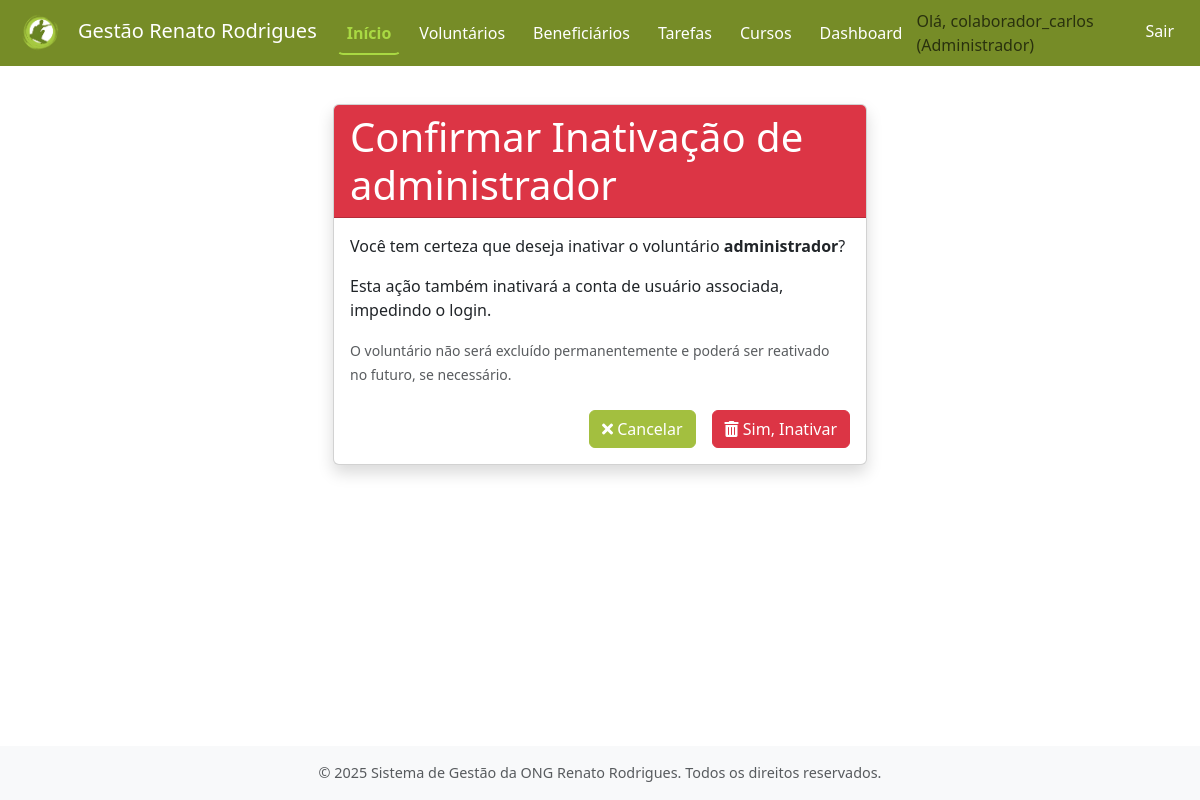
/voluntarios/15/excluir/ (signed in), run on the app's committed database.
### contas/models.py (models this page shows, shortened)
class Usuario(AbstractUser):
    TIPOS_USUARIO = [
        ('ADMIN', 'Administrador'),
        ('VOLUNT', 'Voluntário'),
    ]
    tipo_usuario = models.CharField(
        max_length=6,
        choices=TIPOS_USUARIO,
        default='VOLUNT',
        verbose_name='Tipo de Usuário'
    )
    groups = models.ManyToManyField(
        'auth.Group',
        verbose_name='grupos',
        blank=True,
        help_text='Os grupos aos quais este usuário pertence. Um usuário receberá todas as permissões concedidas a cada um de seus grupos.',
        related_name="usuario_set_contas",  # Nome único para related_name
        related_query_name="usuario_contas",
    )
    user_permissions = models.ManyToManyField(
        'auth.Permission',
        verbose_name='permissões do usuário',
        blank=True,
        help_text='Permissões específicas para este usuário.',
        related_name="usuario_set_contas_perm",  # Nome único para related_name
        related_query_name="usuario_contas_perm",
    )

### voluntarios/models.py (models this page shows, shortened)
class Voluntario(models.Model):
    usuario = models.OneToOneField(
        settings.AUTH_USER_MODEL,
        on_delete=models.CASCADE,
        verbose_name='Usuário',
        help_text='Conta de usuário associada a este voluntário.'
    )
    nome_completo = models.CharField(max_length=255, verbose_name='Nome Completo')
    cpf = models.CharField(max_length=14, unique=True, verbose_name='CPF', help_text='Formato: XXX.XXX.XXX-XX')
    rg = models.CharField(max_length=10, verbose_name='RG') # Tornando obrigatório
    data_nascimento = models.DateField(verbose_name='Data de Nascimento')
    telefone = models.CharField(max_length=20, blank=True, null=True, verbose_name='Telefone Celular', help_text='Formato: (XX) XXXXX-XXXX')
    cep = models.CharField(max_length=9, blank=True, null=True, verbose_name='CEP', help_text='Formato: XXXXX-XXX')
    logradouro = models.CharField(max_length=255, blank=True, null=True, verbose_name='Logradouro')
    numero_endereco = models.CharField(max_length=10, blank=True, null=True, verbose_name='Número')
    complemento_endereco = models.CharField(max_length=100, blank=True, null=True, verbose_name='Complemento')
    bairro = models.CharField(max_length=100, blank=True, null=True, verbose_name='Bairro')
    cidade = models.CharField(max_length=100, blank=True, null=True, verbose_name='Cidade')
    estado = models.CharField(max_length=2, blank=True, null=True, verbose_name='UF') # Sigla do estado, ex: SP
    areas_interesse = models.TextField(blank=True, null=True, verbose_name='Áreas de Interesse', help_text='Descreva as áreas em que o voluntário tem interesse em atuar.')
    disp_seg_m = models.BooleanField(default=False, verbose_name='Segunda (Manhã)')
    disp_seg_t = models.BooleanField(default=False, verbose_name='Segunda (Tarde)')
    disp_seg_n = models.BooleanField(default=False, verbose_name='Segunda (Noite)')
    disp_ter_m = models.BooleanField(default=False, verbose_name='Terça (Manhã)')
    disp_ter_t = models.BooleanField(default=False, verbose_name='Terça (Tarde)')
    disp_ter_n = models.BooleanField(default=False, verbose_name='Terça (Noite)')
    disp_qua_m = models.BooleanField(default=False, verbose_name='Quarta (Manhã)')
    disp_qua_t = models.BooleanField(default=False, verbose_name='Quarta (Tarde)')
    disp_qua_n = models.BooleanField(default=False, verbose_name='Quarta (Noite)')
    disp_qui_m = models.BooleanField(default=False, verbose_name='Quinta (Manhã)')
    disp_qui_t = models.BooleanField(default=False, verbose_name='Quinta (Tarde)')
    disp_qui_n = models.BooleanField(default=False, verbose_name='Quinta (Noite)')
    disp_sex_m = models.BooleanField(default=False, verbose_name='Sexta (Manhã)')
    disp_sex_t = models.BooleanField(default=False, verbose_name='Sexta (Tarde)')
    disp_sex_n = models.BooleanField(default=False, verbose_name='Sexta (Noite)')
    disp_sab_m = models.BooleanField(default=False, verbose_name='Sábado (Manhã)')
    disp_sab_t = models.BooleanField(default=False, verbose_name='Sábado (Tarde)')
    disp_sab_n = models.BooleanField(default=False, verbose_name='Sábado (Noite)')
    disp_dom_m = models.BooleanField(default=False, verbose_name='Domingo (Manhã)')
    disp_dom_t = models.BooleanField(default=False, verbose_name='Domingo (Tarde)')
    disp_dom_n = models.BooleanField(default=False, verbose_name='Domingo (Noite)')
    data_cadastro = models.DateTimeField(auto_now_add=True, verbose_name='Data de Cadastro')
    ativo = models.BooleanField(default=True, verbose_name='Ativo')
    data_inativacao = models.DateTimeField(null=True, blank=True, verbose_name='Data de Inativação')
    class Meta:
        verbose_name = 'Voluntário'
        verbose_name_plural = 'Voluntários'
        ordering = ['nome_completo']

### voluntarios/views.py (the view, shortened to what this page needs)
# urls.py: path('<int:voluntario_id>/excluir/', views.excluir_voluntario, name='excluir_voluntario'), # Inativar
@login_required
@admin_required # Apenas admin pode inativar outros voluntários
def excluir_voluntario(request, voluntario_id):
    voluntario = get_object_or_404(Voluntario, pk=voluntario_id)
    contexto = {
        'voluntario': voluntario,
        'titulo_pagina': f'Confirmar Inativação de {voluntario.nome_completo}'
    }
    return render(request, 'voluntarios/confirmar_exclusao_voluntario.html', contexto)

### voluntarios/templates/voluntarios/confirmar_exclusao_voluntario.html (shortened to what this page needs)
{% extends "core/base.html" %}
{% block content %}
<div class="container mt-4">
    <div class="row justify-content-center">
        <div class="col-md-8 col-lg-6">
            <div class="card shadow">
                <div class="card-header bg-danger text-white">
                    <h1 class="mb-0">{{ titulo_pagina }}</h1>
                </div>
                <div class="card-body">
                    <p>Você tem certeza que deseja inativar o voluntário <strong>{{ voluntario.nome_completo }}</strong>?</p>
                    <p>Esta ação também inativará a conta de usuário associada, impedindo o login.</p>
                    <p class="text-muted"><small>O voluntário não será excluído permanentemente e poderá ser reativado no futuro, se necessário.</small></p>
                    <form method="post" action="{% url 'voluntarios:excluir_voluntario' voluntario.id %}">
                        <div class="d-grid gap-2 d-md-flex justify-content-md-end mt-4">
                            <a href="{% url 'voluntarios:detalhar_voluntario' voluntario.id %}" class="btn btn-secondary me-md-2">
                                <i class="fas fa-times"></i> Cancelar
                            </a>
                            <button type="submit" class="btn btn-danger">
                                <i class="fas fa-trash-alt"></i> Sim, Inativar
                            </button>
                        </div>
                    </form>
                </div>
            </div>
        </div>
    </div>
</div>
{% endblock content %}

### core/templates/core/base.html (shortened to what this page needs)
<!DOCTYPE html>
<html lang="pt-br">
  <head>
    {% load static %}
    <link
      href="https://cdn.jsdelivr.net/npm/bootstrap@5.3.0-alpha1/dist/css/bootstrap.min.css"
      rel="stylesheet"
    />
    <link
      rel="stylesheet"
      href="https://cdnjs.cloudflare.com/ajax/libs/font-awesome/5.15.4/css/all.min.css"
    />
    <link rel="stylesheet" href="{% static 'core/css/estilos.css' %}" />
  </head>
  <body>
    <nav class="navbar navbar-expand-lg navbar-custom fixed-top">
      <div class="container-fluid">
        <a class="navbar-brand" href="{% url 'core:pagina_inicial' %}">
          <img src="{% static 'core/img/logo_ong.png' %}" alt="Logo da ONG" style="height: 40px; margin-right: 10px;">Gestão Renato Rodrigues
        </a>
        <div class="collapse navbar-collapse" id="navbarNav">
          <ul class="navbar-nav me-auto mb-2 mb-lg-0">
            <li class="nav-item">
              <a
                class="nav-link active"
                aria-current="page"
                href="{% url 'core:pagina_inicial' %}"
                >Início</a
              >
            </li>
            {% if user.is_authenticated %}
            <li class="nav-item">
              <a class="nav-link" href="{% url 'voluntarios:listar_voluntarios' %}">Voluntários</a>
            </li>
            <li class="nav-item">
              <a class="nav-link" href="{% url 'beneficiarios:listar_beneficiarios' %}">Beneficiários</a>
            </li>
            <li class="nav-item">
              <a class="nav-link" href="{% url 'tarefas:listar_tarefas' %}">Tarefas</a>
            </li>
            <li class="nav-item">
              <a class="nav-link" href="{% url 'cursos:listar_cursos_ong' %}">Cursos</a>
            </li>
            <li class="nav-item">
              <a class="nav-link" href="{% url 'dashboard:painel_principal' %}">Dashboard</a>
            </li>
            {% endif %}
          </ul>
          <ul class="navbar-nav">
            {% if user.is_authenticated %}
            <li class="nav-item">
              <span class="navbar-text me-2">
                Olá, {{ user.username }} ({{ user.get_tipo_usuario_display }})
              </span>
            </li>
            <li class="nav-item">
              <a class="nav-link" href="{% url 'contas:logout' %}">Sair</a>
            </li>
            {% else %}
            <li class="nav-item">
              <a class="nav-link" href="{% url 'contas:login' %}">Entrar</a>
            </li>
            {% endif %}
          </ul>
        </div>
      </div>
    </nav>
    <main class="main-content container mt-4 mb-4">
       {% block content %}{% endblock content %}
    </main>
    <footer class="footer mt-auto py-3 bg-light">
      <div class="container text-center">
        <span class="text-muted"
          >© {% now "Y" %} Sistema de Gestão da ONG Renato Rodrigues. Todos os direitos
          reservados.</span
        >
      </div>
    </footer>
  </body>
</html>

### core/static/core/css/estilos.css (style rules this page uses)
:root { --cor-primaria-ong: #768C27; --cor-secundaria-ong: #A3BF3F; --cor-destaque-ong: #A9D943; --cor-texto-sobre-primaria: #FFFFFF; --cor-texto-sobre-secundaria: #FFFFFF; --cor-texto-sobre-destaque: #212529; }
.btn-secondary { background-color: var(--cor-secundaria-ong) !important; border-color: var(--cor-secundaria-ong) !important; color: var(--cor-texto-sobre-secundaria) !important; }
a { color: var(--cor-primaria-ong); }
.navbar-custom { background-color: var(--cor-primaria-ong) !important; }
.navbar-custom .navbar-brand { color: var(--cor-texto-sobre-primaria) !important; }
.navbar-custom .nav-link { color: var(--cor-texto-sobre-primaria); padding: 0.5rem 1rem; margin: 0 0.25rem; border: 2px solid transparent; border-radius: 0.375rem; font-weight: 500; transition: all 0.3s ease-in-out; }
.navbar-custom .nav-link.active { color: var(--cor-destaque-ong); font-weight: bold; border-bottom: 2px solid var(--cor-destaque-ong); border-top-color: transparent; border-left-color: transparent; border-right-color: transparent; background-color: transparent; box-shadow: none; transform: none; }

### core/templates/core/base.html (style rules this page uses)
body { padding-top: 56px; display: flex; flex-direction: column; min-height: 100vh; }
.main-content { flex: 1; }
.footer { background-color: #f8f9fa; padding: 1rem 0; text-align: center; font-size: 0.9rem; color: #6c757d; }

### data on the page
Usuario: username "colaborador_carlos", tipo_usuario "Administrador"
Voluntario: nome_completo "administrador"

### other printed values
{{ titulo_pagina }} "Confirmar Inativação de administrador"
